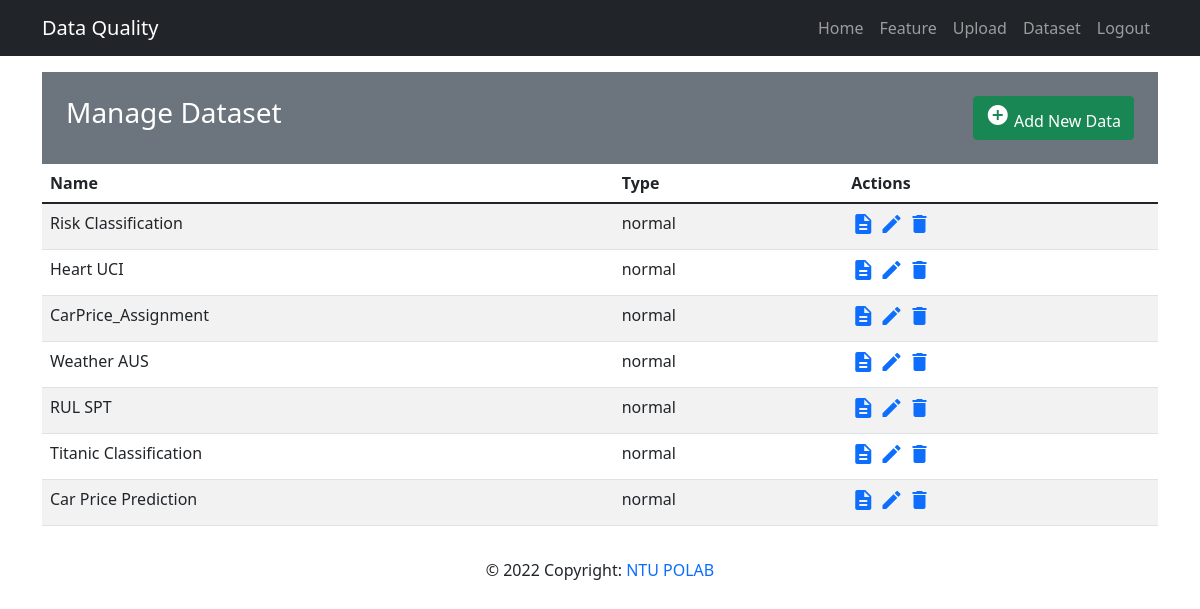
/mainapp/show_data/all (signed in), run on an earlier commit of the app's database.
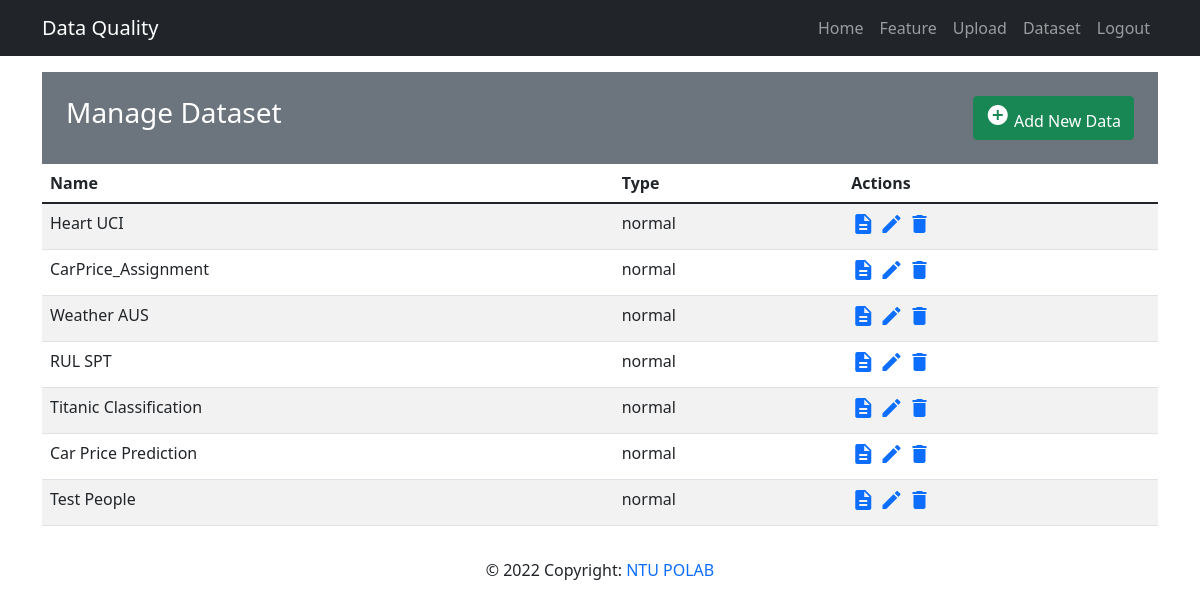
And on a later commit of the database.
### mainapp/models.py (models this page shows, shortened)
class Data(models.Model):
  datatype_choices = [
    ('normal', 'Normal'),
    ('freq', 'High Frequency'),
    ('time', 'Time Series')
  ]
  question_choices = [
    ('classification', 'Classification'),
    ('regression', 'Regression'),
  ]
  name = models.CharField('Data Name', max_length=50)
  owner = models.ForeignKey(User, on_delete=models.CASCADE)
  rawdata = models.FileField(upload_to='rawdata/', validators=[file_size, validate_file_extension])
  attribute_data = models.FileField(upload_to='attribute/', validators=[file_size, validate_file_extension])
  datatype = models.CharField(max_length=10, choices=datatype_choices, default='normal')
  questiontype = models.CharField(max_length=15, choices=question_choices, default='classification')
  freq_config = models.JSONField(null=True, blank=True)
  def __str__(self):
      return self.name

### mainapp/views.py (the view)
# urls.py: path('show_data/all', views.list_data, name='list-data'),
@login_required(login_url='/members/login_user')
def list_data(request):
  user = request.user
  data_list = Data.objects.filter(owner=user)
  hfd_list = HighFrequencyData.objects.filter(owner=user)
  context = {
    'data_list': data_list,
    'hfd_list': hfd_list,
  }
  return render(request, 'mainapp/data_list.html', context)

### mainapp/models.py (called while the page is built)
  def __str__(self):
      return self.name

### mainapp/templates/mainapp/data_list.html
{% extends 'base.html' %}
{% block content %}
  <div class="my-3">
    <div class="bg-secondary text-white p-4">
      <div class="row">
        <div class="col-6">
          <h3>Manage Dataset</h3>
        </div>
        <div class="col-6 text-end">
          <a href="{% url 'upload-view'%}" class="btn btn-success"><i class="material-icons">&#xE147;</i> <span>Add New Data</span></a>
        </div>
      </div>
    </div>
    {% if data_list %}
      <table class="table table-striped table-hover">
        <thead>
          <tr>
            <th>Name</th>
            <th>Type</th>
            <th>Actions</th>
          </tr>
        </thead>
        {% for data in data_list %}
          <tr>
            <td>
              {{ data }}
            </td>
            <td>
              {{ data.datatype }}
            </td>
            {% if data.datatype == 'normal' %}
              <td>
                <a href="{% url 'show-data' data.id %}"><i class="material-icons">description</i></a>
                <a href="{% url 'update-data' data.id%}"><i class="material-icons">&#xE254;</i></a>
                <a href="{% url 'delete-data' data.id%}"><i class="material-icons">delete</i></a>
              </td>
            {% else %}
              <td>
                <a href="{% url 'show-data' data.id %}"><i class="material-icons">description</i></a>
                <a href="{% url 'delete-data' data.id%}"><i class="material-icons">delete</i></a>
              </td>
            {% endif %}
          </tr>
        {% endfor %}
      </table>
    {% else %}
      <div class="alert alert-warning">
        You haven't upload your data.
      </div>
    {% endif %}
  </div>
{% endblock %}

What changed in the data, as far as the page shows it:
removed Data: name "Risk Classification", datatype "normal"
added Data: name "Test People", datatype "normal"
